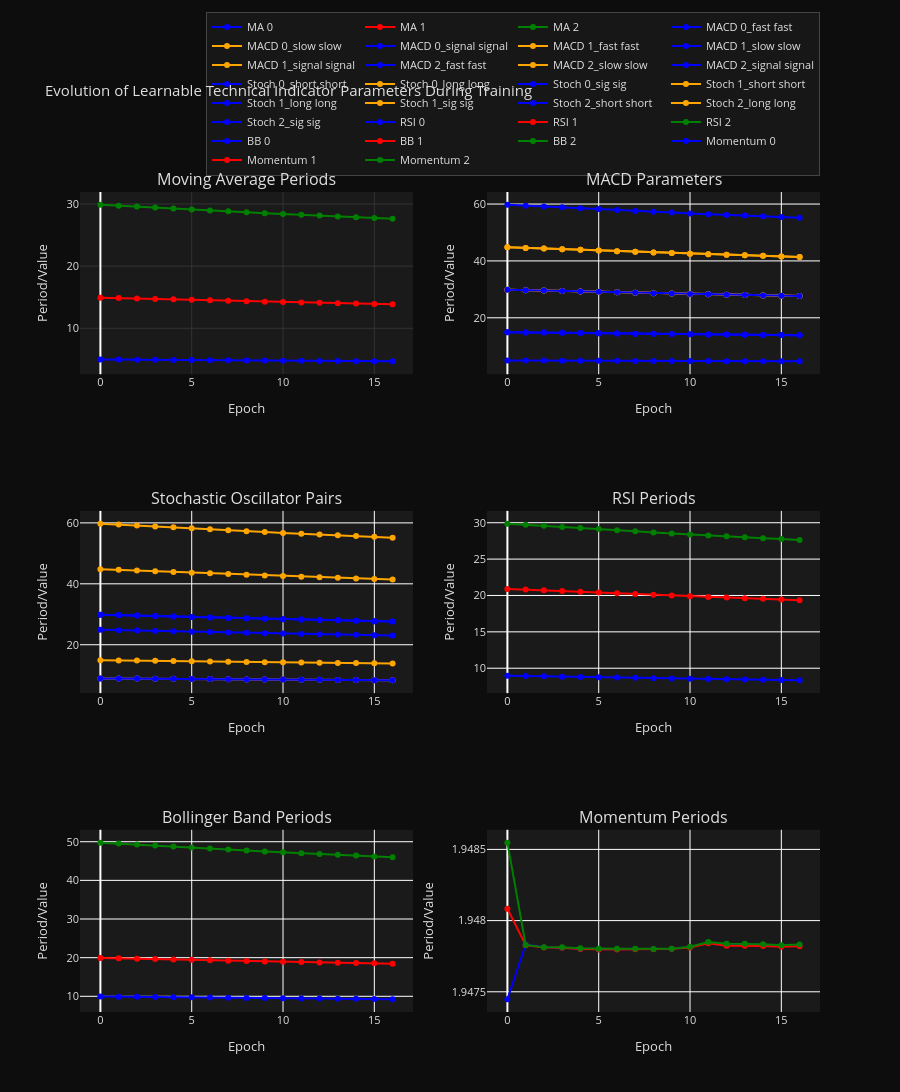

Notebook code for this chart:
### Markdown cell above
# ============================================================================
# INDICATOR PARAMETER EVOLUTION ANALYSIS DURING TRAINING
# ============================================================================
Analysis of how learnable technical indicator parameters change over training epochs.

### Code cell
import pandas as pd
import plotly.graph_objects as go
from plotly.subplots import make_subplots
import numpy as np

# Load indicator parameter history
indicator_df = pd.read_csv('indicator_params_history.csv')

# Extract parameter columns (exclude change_ columns for now)
param_cols = [col for col in indicator_df.columns if not col.startswith('change_') and
              not col.startswith('log_') and col not in ['epoch', 'timestamp']]

# Create subplots for different indicator groups
fig = make_subplots(
    rows=3, cols=2,
    subplot_titles=('Moving Average Periods', 'MACD Parameters',
                   'Stochastic Oscillator Pairs', 'RSI Periods',
                   'Bollinger Band Periods', 'Momentum Periods'),
    specs=[[{'secondary_y': False}, {'secondary_y': False}],
           [{'secondary_y': False}, {'secondary_y': False}],
           [{'secondary_y': False}, {'secondary_y': False}]]
)

# Colors for different parameters within each group
colors = ['blue', 'red', 'green', 'orange', 'purple', 'brown']

# Moving Averages
ma_cols = [col for col in param_cols if 'ma_period' in col]
for i, col in enumerate(ma_cols):
    fig.add_trace(
        go.Scatter(x=indicator_df['epoch'], y=indicator_df[col],
                  mode='lines+markers', name=f'MA {i}',
                  line=dict(color=colors[i % len(colors)]),
                  showlegend=True),
        row=1, col=1
    )

# MACD Parameters
macd_cols = [col for col in param_cols if 'macd' in col]
macd_groups = {}
for col in macd_cols:
    parts = col.split('_')
    group = f"{parts[1]}_{parts[2]}"  # e.g., '0_fast'
    if group not in macd_groups:
        macd_groups[group] = []
    macd_groups[group].append(col)

for i, (group, cols) in enumerate(macd_groups.items()):
    for j, col in enumerate(cols):
        param_type = col.split('_')[-1]  # fast, slow, signal
        fig.add_trace(
            go.Scatter(x=indicator_df['epoch'], y=indicator_df[col],
                      mode='lines+markers', name=f'MACD {group} {param_type}',
                      line=dict(color=colors[(i*3 + j) % len(colors)], dash='dash' if j==1 else 'solid'),
                      showlegend=True),
            row=1, col=2
        )

# Stochastic Pairs
pair_cols = [col for col in param_cols if 'pair' in col]
pair_groups = {}
for col in pair_cols:
    parts = col.split('_')
    group = f"{parts[1]}_{parts[2]}"  # e.g., '0_short'
    if group not in pair_groups:
        pair_groups[group] = []
    pair_groups[group].append(col)

for i, (group, cols) in enumerate(pair_groups.items()):
    for j, col in enumerate(cols):
        param_type = col.split('_')[-1]  # short, long, sig
        fig.add_trace(
            go.Scatter(x=indicator_df['epoch'], y=indicator_df[col],
                      mode='lines+markers', name=f'Stoch {group} {param_type}',
                      line=dict(color=colors[(i*3 + j) % len(colors)], dash='dot' if j==2 else 'solid'),
                      showlegend=True),
            row=2, col=1
        )

# RSI Periods
rsi_cols = [col for col in param_cols if 'rsi_period' in col]
for i, col in enumerate(rsi_cols):
    fig.add_trace(
        go.Scatter(x=indicator_df['epoch'], y=indicator_df[col],
                  mode='lines+markers', name=f'RSI {i}',
                  line=dict(color=colors[i % len(colors)]),
                  showlegend=True),
        row=2, col=2
    )

# Bollinger Bands
bb_cols = [col for col in param_cols if 'bb_period' in col]
for i, col in enumerate(bb_cols):
    fig.add_trace(
        go.Scatter(x=indicator_df['epoch'], y=indicator_df[col],
                  mode='lines+markers', name=f'BB {i}',
                  line=dict(color=colors[i % len(colors)]),
                  showlegend=True),
        row=3, col=1
    )

# Momentum
momentum_cols = [col for col in param_cols if 'momentum_period' in col]
for i, col in enumerate(momentum_cols):
    fig.add_trace(
        go.Scatter(x=indicator_df['epoch'], y=indicator_df[col],
                  mode='lines+markers', name=f'Momentum {i}',
                  line=dict(color=colors[i % len(colors)]),
                  showlegend=True),
        row=3, col=2
    )

# Update layout with dark theme
fig.update_layout(
    height=1200,
    title_text="Evolution of Learnable Technical Indicator Parameters During Training",
    title_font_color='#e0e0e0',
    showlegend=True,
    plot_bgcolor='#1a1a1a',
    paper_bgcolor='#0d0d0d',
    font=dict(color='#e0e0e0', size=11),
    xaxis_showgrid=True,
    xaxis_gridwidth=1,
    xaxis_gridcolor='#333333',
    yaxis_showgrid=True,
    yaxis_gridwidth=1,
    yaxis_gridcolor='#333333',
    legend=dict(
        orientation="h",
        yanchor="bottom",
        y=1.02,
        xanchor="right",
        x=1,
        bgcolor='rgba(26, 26, 26, 0.8)',
        bordercolor='#444444',
        borderwidth=1
    )
)

# Update x-axes
for i in range(1, 4):
    for j in range(1, 3):
        fig.update_xaxes(title_text="Epoch", row=i, col=j)

# Update y-axes
fig.update_yaxes(title_text="Period/Value", row=1, col=1)
fig.update_yaxes(title_text="Period/Value", row=1, col=2)
fig.update_yaxes(title_text="Period/Value", row=2, col=1)
fig.update_yaxes(title_text="Period/Value", row=2, col=2)
fig.update_yaxes(title_text="Period/Value", row=3, col=1)
fig.update_yaxes(title_text="Period/Value", row=3, col=2)

# Plotly display: prefer notebook mime rendering; fall back to browser if nbformat is unavailable
# try:
#     import nbformat  # noqa: F401
# except Exception:
#     import plotly.io as pio
#     pio.renderers.default = 'browser'
fig.show()

# Summary statistics
print("📊 INDICATOR PARAMETER EVOLUTION SUMMARY")
print("="*50)
print(f"Training epochs: {len(indicator_df)}")
print(f"Parameters tracked: {len(param_cols)}")

# Calculate parameter stability (coefficient of variation)
param_stats = indicator_df[param_cols].describe()
cv = (indicator_df[param_cols].std() / indicator_df[param_cols].mean()).abs()
cv_sorted = cv.sort_values(ascending=False)

print("\n🔄 Most Variable Parameters (Coefficient of Variation):")
for param, var in cv_sorted.head(10).items():
    final_val = indicator_df[param].iloc[-1]
    initial_val = indicator_df[param].iloc[0]
    change_pct = ((final_val - initial_val) / initial_val) * 100
    print(f"{param}: CV={var:.3f}, Change={change_pct:.1f}%")

print("\n📈 Parameter Ranges During Training:")
for param in param_cols[:10]:  # Show first 10
    min_val = indicator_df[param].min()
    max_val = indicator_df[param].max()
    range_val = max_val - min_val
    print(f"{param}: Range={range_val:.3f} (Min={min_val:.3f}, Max={max_val:.3f})")

# Correlation with loss
loss_cols = [col for col in indicator_df.columns if col.startswith('log_val_')]
if loss_cols:
    correlations = {}
    for param in param_cols:
        corr_with_loss = indicator_df[param].corr(indicator_df[loss_cols[0]])
        correlations[param] = abs(corr_with_loss)

    corr_sorted = sorted(correlations.items(), key=lambda x: x[1], reverse=True)
    print("\n🔗 Parameters Most Correlated with Validation Loss:")
    for param, corr in corr_sorted[:10]:
        print(f"{param}: |Corr|={corr:.3f}")

### Figure 1 — Plotly figure (JSON) as saved in the notebook; plotly's stock layout.template omitted (floating-point values rounded to 4 significant figures)
{"data": [{"line": {"color": "blue"}, "mode": "lines+markers", "name": "MA 0", "showlegend": true, "type": "scatter", "x": [0, 1, 2, 3, 4, 5, 6, 7, 8, 9, 10, 11, 12, 13, 14, 15, 16], "xaxis": "x", "y": [4.981, 4.962, 4.942, 4.922, 4.901, 4.879, 4.859, 4.838, 4.817, 4.797, 4.778, 4.761, 4.744, 4.727, 4.711, 4.693, 4.676], "yaxis": "y"}, {"line": {"color": "red"}, "mode": "lines+markers", "name": "MA 1", "showlegend": true, "type": "scatter", "x": [0, 1, 2, 3, 4, 5, 6, 7, 8, 9, 10, 11, 12, 13, 14, 15, 16], "xaxis": "x", "y": [14.93, 14.87, 14.8, 14.73, 14.65, 14.58, 14.5, 14.43, 14.36, 14.29, 14.22, 14.16, 14.1, 14.04, 13.98, 13.91, 13.85], "yaxis": "y"}, {"line": {"color": "green"}, "mode": "lines+markers", "name": "MA 2", "showlegend": true, "type": "scatter", "x": [0, 1, 2, 3, 4, 5, 6, 7, 8, 9, 10, 11, 12, 13, 14, 15, 16], "xaxis": "x", "y": [29.86, 29.73, 29.58, 29.43, 29.28, 29.12, 28.97, 28.82, 28.67, 28.52, 28.38, 28.26, 28.13, 28.0, 27.88, 27.75, 27.62], "yaxis": "y"}, {"line": {"color": "blue", "dash": "solid"}, "mode": "lines+markers", "name": "MACD 0_fast fast", "showlegend": true, "type": "scatter", "x": [0, 1, 2, 3, 4, 5, 6, 7, 8, 9, 10, 11, 12, 13, 14, 15, 16], "xaxis": "x2", "y": [14.93, 14.87, 14.8, 14.73, 14.65, 14.58, 14.5, 14.43, 14.36, 14.29, 14.22, 14.16, 14.1, 14.04, 13.98, 13.91, 13.85], "yaxis": "y2"}, {"line": {"color": "orange", "dash": "solid"}, "mode": "lines+markers", "name": "MACD 0_slow slow", "showlegend": true, "type": "scatter", "x": [0, 1, 2, 3, 4, 5, 6, 7, 8, 9, 10, 11, 12, 13, 14, 15, 16], "xaxis": "x2", "y": [29.86, 29.73, 29.58, 29.43, 29.28, 29.12, 28.97, 28.82, 28.67, 28.52, 28.38, 28.26, 28.13, 28.0, 27.88, 27.75, 27.62], "yaxis": "y2"}, {"line": {"color": "blue", "dash": "solid"}, "mode": "lines+markers", "name": "MACD 0_signal signal", "showlegend": true, "type": "scatter", "x": [0, 1, 2, 3, 4, 5, 6, 7, 8, 9, 10, 11, 12, 13, 14, 15, 16], "xaxis": "x2", "y": [4.981, 4.962, 4.942, 4.922, 4.901, 4.879, 4.859, 4.838, 4.817, 4.797, 4.778, 4.761, 4.744, 4.727, 4.711, 4.693, 4.676], "yaxis": "y2"}, {"line": {"color": "orange", "dash": "solid"}, "mode": "lines+markers", "name": "MACD 1_fast fast", "showlegend": true, "type": "scatter", "x": [0, 1, 2, 3, 4, 5, 6, 7, 8, 9, 10, 11, 12, 13, 14, 15, 16], "xaxis": "x2", "y": [44.79, 44.58, 44.36, 44.14, 43.9, 43.67, 43.44, 43.21, 42.98, 42.76, 42.54, 42.35, 42.16, 41.97, 41.78, 41.58, 41.39], "yaxis": "y2"}, {"line": {"color": "blue", "dash": "solid"}, "mode": "lines+markers", "name": "MACD 1_slow slow", "showlegend": true, "type": "scatter", "x": [0, 1, 2, 3, 4, 5, 6, 7, 8, 9, 10, 11, 12, 13, 14, 15, 16], "xaxis": "x2", "y": [59.72, 59.44, 59.14, 58.84, 58.53, 58.22, 57.91, 57.6, 57.29, 56.99, 56.7, 56.45, 56.19, 55.93, 55.68, 55.41, 55.15], "yaxis": "y2"}, {"line": {"color": "orange", "dash": "solid"}, "mode": "lines+markers", "name": "MACD 1_signal signal", "showlegend": true, "type": "scatter", "x": [0, 1, 2, 3, 4, 5, 6, 7, 8, 9, 10, 11, 12, 13, 14, 15, 16], "xaxis": "x2", "y": [29.86, 29.73, 29.58, 29.43, 29.28, 29.12, 28.97, 28.82, 28.67, 28.52, 28.38, 28.26, 28.13, 28.0, 27.88, 27.75, 27.62], "yaxis": "y2"}, {"line": {"color": "blue", "dash": "solid"}, "mode": "lines+markers", "name": "MACD 2_fast fast", "showlegend": true, "type": "scatter", "x": [0, 1, 2, 3, 4, 5, 6, 7, 8, 9, 10, 11, 12, 13, 14, 15, 16], "xaxis": "x2", "y": [29.86, 29.73, 29.58, 29.43, 29.28, 29.12, 28.97, 28.82, 28.67, 28.52, 28.38, 28.26, 28.13, 28.0, 27.88, 27.75, 27.62], "yaxis": "y2"}, {"line": {"color": "orange", "dash": "solid"}, "mode": "lines+markers", "name": "MACD 2_slow slow", "showlegend": true, "type": "scatter", "x": [0, 1, 2, 3, 4, 5, 6, 7, 8, 9, 10, 11, 12, 13, 14, 15, 16], "xaxis": "x2", "y": [44.79, 44.58, 44.36, 44.14, 43.9, 43.67, 43.44, 43.21, 42.98, 42.76, 42.54, 42.35, 42.16, 41.97, 41.78, 41.58, 41.39], "yaxis": "y2"}, {"line": {"color": "blue", "dash": "solid"}, "mode": "lines+markers", "name": "MACD 2_signal signal", "showlegend": true, "type": "scatter", "x": [0, 1, 2, 3, 4, 5, 6, 7, 8, 9, 10, 11, 12, 13, 14, 15, 16], "xaxis": "x2", "y": [14.93, 14.87, 14.8, 14.73, 14.65, 14.58, 14.5, 14.43, 14.36, 14.29, 14.22, 14.16, 14.1, 14.04, 13.98, 13.91, 13.85], "yaxis": "y2"}, {"line": {"color": "blue", "dash": "solid"}, "mode": "lines+markers", "name": "Stoch 0_short short", "showlegend": true, "type": "scatter", "x": [0, 1, 2, 3, 4, 5, 6, 7, 8, 9, 10, 11, 12, 13, 14, 15, 16], "xaxis": "x3", "y": [29.86, 29.73, 29.58, 29.43, 29.28, 29.12, 28.97, 28.82, 28.67, 28.52, 28.38, 28.26, 28.13, 28.0, 27.88, 27.75, 27.62], "yaxis": "y3"}, {"line": {"color": "orange", "dash": "solid"}, "mode": "lines+markers", "name": "Stoch 0_long long", "showlegend": true, "type": "scatter", "x": [0, 1, 2, 3, 4, 5, 6, 7, 8, 9, 10, 11, 12, 13, 14, 15, 16], "xaxis": "x3", "y": [59.72, 59.44, 59.14, 58.84, 58.53, 58.22, 57.91, 57.6, 57.29, 56.99, 56.7, 56.45, 56.19, 55.93, 55.68, 55.41, 55.15], "yaxis": "y3"}, {"line": {"color": "blue", "dash": "solid"}, "mode": "lines+markers", "name": "Stoch 0_sig sig", "showlegend": true, "type": "scatter", "x": [0, 1, 2, 3, 4, 5, 6, 7, 8, 9, 10, 11, 12, 13, 14, 15, 16], "xaxis": "x3", "y": [8.961, 8.924, 8.884, 8.843, 8.801, 8.759, 8.716, 8.675, 8.633, 8.593, 8.554, 8.52, 8.486, 8.451, 8.417, 8.381, 8.346], "yaxis": "y3"}, {"line": {"color": "orange", "dash": "solid"}, "mode": "lines+markers", "name": "Stoch 1_short short", "showlegend": true, "type": "scatter", "x": [0, 1, 2, 3, 4, 5, 6, 7, 8, 9, 10, 11, 12, 13, 14, 15, 16], "xaxis": "x3", "y": [14.93, 14.87, 14.8, 14.73, 14.65, 14.58, 14.5, 14.43, 14.36, 14.29, 14.22, 14.16, 14.1, 14.04, 13.98, 13.91, 13.85], "yaxis": "y3"}, {"line": {"color": "blue", "dash": "solid"}, "mode": "lines+markers", "name": "Stoch 1_long long", "showlegend": true, "type": "scatter", "x": [0, 1, 2, 3, 4, 5, 6, 7, 8, 9, 10, 11, 12, 13, 14, 15, 16], "xaxis": "x3", "y": [29.86, 29.73, 29.58, 29.43, 29.28, 29.12, 28.97, 28.82, 28.67, 28.52, 28.38, 28.26, 28.13, 28.0, 27.88, 27.75, 27.62], "yaxis": "y3"}, {"line": {"color": "orange", "dash": "solid"}, "mode": "lines+markers", "name": "Stoch 1_sig sig", "showlegend": true, "type": "scatter", "x": [0, 1, 2, 3, 4, 5, 6, 7, 8, 9, 10, 11, 12, 13, 14, 15, 16], "xaxis": "x3", "y": [8.961, 8.924, 8.884, 8.843, 8.801, 8.759, 8.716, 8.675, 8.633, 8.593, 8.554, 8.52, 8.486, 8.451, 8.417, 8.381, 8.346], "yaxis": "y3"}, {"line": {"color": "blue", "dash": "solid"}, "mode": "lines+markers", "name": "Stoch 2_short short", "showlegend": true, "type": "scatter", "x": [0, 1, 2, 3, 4, 5, 6, 7, 8, 9, 10, 11, 12, 13, 14, 15, 16], "xaxis": "x3", "y": [24.88, 24.77, 24.65, 24.53, 24.4, 24.28, 24.15, 24.02, 23.9, 23.78, 23.66, 23.56, 23.45, 23.35, 23.24, 23.14, 23.03], "yaxis": "y3"}, {"line": {"color": "orange", "dash": "solid"}, "mode": "lines+markers", "name": "Stoch 2_long long", "showlegend": true, "type": "scatter", "x": [0, 1, 2, 3, 4, 5, 6, 7, 8, 9, 10, 11, 12, 13, 14, 15, 16], "xaxis": "x3", "y": [44.79, 44.58, 44.36, 44.14, 43.9, 43.67, 43.44, 43.21, 42.98, 42.76, 42.54, 42.35, 42.16, 41.97, 41.78, 41.58, 41.39], "yaxis": "y3"}, {"line": {"color": "blue", "dash": "solid"}, "mode": "lines+markers", "name": "Stoch 2_sig sig", "showlegend": true, "type": "scatter", "x": [0, 1, 2, 3, 4, 5, 6, 7, 8, 9, 10, 11, 12, 13, 14, 15, 16], "xaxis": "x3", "y": [8.961, 8.924, 8.884, 8.843, 8.801, 8.759, 8.716, 8.675, 8.633, 8.593, 8.554, 8.52, 8.486, 8.451, 8.417, 8.381, 8.346], "yaxis": "y3"}, {"line": {"color": "blue"}, "mode": "lines+markers", "name": "RSI 0", "showlegend": true, "type": "scatter", "x": [0, 1, 2, 3, 4, 5, 6, 7, 8, 9, 10, 11, 12, 13, 14, 15, 16], "xaxis": "x4", "y": [8.962, 8.925, 8.884, 8.843, 8.801, 8.759, 8.717, 8.675, 8.634, 8.594, 8.555, 8.521, 8.487, 8.452, 8.417, 8.381, 8.345], "yaxis": "y4"}, {"line": {"color": "red"}, "mode": "lines+markers", "name": "RSI 1", "showlegend": true, "type": "scatter", "x": [0, 1, 2, 3, 4, 5, 6, 7, 8, 9, 10, 11, 12, 13, 14, 15, 16], "xaxis": "x4", "y": [20.9, 20.81, 20.71, 20.61, 20.5, 20.4, 20.29, 20.19, 20.08, 19.98, 19.88, 19.8, 19.71, 19.62, 19.54, 19.45, 19.36], "yaxis": "y4"}, {"line": {"color": "green"}, "mode": "lines+markers", "name": "RSI 2", "showlegend": true, "type": "scatter", "x": [0, 1, 2, 3, 4, 5, 6, 7, 8, 9, 10, 11, 12, 13, 14, 15, 16], "xaxis": "x4", "y": [29.86, 29.73, 29.58, 29.43, 29.28, 29.12, 28.97, 28.82, 28.67, 28.52, 28.38, 28.26, 28.13, 28.0, 27.88, 27.75, 27.62], "yaxis": "y4"}, {"line": {"color": "blue"}, "mode": "lines+markers", "name": "BB 0", "showlegend": true, "type": "scatter", "x": [0, 1, 2, 3, 4, 5, 6, 7, 8, 9, 10, 11, 12, 13, 14, 15, 16], "xaxis": "x5", "y": [9.957, 9.915, 9.869, 9.823, 9.776, 9.728, 9.681, 9.634, 9.588, 9.542, 9.499, 9.46, 9.421, 9.382, 9.343, 9.303, 9.264], "yaxis": "y5"}, {"line": {"color": "red"}, "mode": "lines+markers", "name": "BB 1", "showlegend": true, "type": "scatter", "x": [0, 1, 2, 3, 4, 5, 6, 7, 8, 9, 10, 11, 12, 13, 14, 15, 16], "xaxis": "x5", "y": [19.91, 19.82, 19.72, 19.63, 19.53, 19.43, 19.33, 19.23, 19.13, 19.03, 18.94, 18.86, 18.78, 18.69, 18.61, 18.53, 18.44], "yaxis": "y5"}, {"line": {"color": "green"}, "mode": "lines+markers", "name": "BB 2", "showlegend": true, "type": "scatter", "x": [0, 1, 2, 3, 4, 5, 6, 7, 8, 9, 10, 11, 12, 13, 14, 15, 16], "xaxis": "x5", "y": [49.76, 49.54, 49.29, 49.04, 48.78, 48.52, 48.26, 48.0, 47.75, 47.5, 47.26, 47.05, 46.84, 46.62, 46.41, 46.19, 45.98], "yaxis": "y5"}, {"line": {"color": "blue"}, "mode": "lines+markers", "name": "Momentum 0", "showlegend": true, "type": "scatter", "x": [0, 1, 2, 3, 4, 5, 6, 7, 8, 9, 10, 11, 12, 13, 14, 15, 16], "xaxis": "x6", "y": [1.947, 1.948, 1.948, 1.948, 1.948, 1.948, 1.948, 1.948, 1.948, 1.948, 1.948, 1.948, 1.948, 1.948, 1.948, 1.948, 1.948], "yaxis": "y6"}, {"line": {"color": "red"}, "mode": "lines+markers", "name": "Momentum 1", "showlegend": true, "type": "scatter", "x": [0, 1, 2, 3, 4, 5, 6, 7, 8, 9, 10, 11, 12, 13, 14, 15, 16], "xaxis": "x6", "y": [1.948, 1.948, 1.948, 1.948, 1.948, 1.948, 1.948, 1.948, 1.948, 1.948, 1.948, 1.948, 1.948, 1.948, 1.948, 1.948, 1.948], "yaxis": "y6"}, {"line": {"color": "green"}, "mode": "lines+markers", "name": "Momentum 2", "showlegend": true, "type": "scatter", "x": [0, 1, 2, 3, 4, 5, 6, 7, 8, 9, 10, 11, 12, 13, 14, 15, 16], "xaxis": "x6", "y": [1.949, 1.948, 1.948, 1.948, 1.948, 1.948, 1.948, 1.948, 1.948, 1.948, 1.948, 1.948, 1.948, 1.948, 1.948, 1.948, 1.948], "yaxis": "y6"}], "layout": {"annotations": [{"font": {"size": 16}, "showarrow": false, "text": "Moving Average Periods", "x": 0.225, "xanchor": "center", "xref": "paper", "y": 1, "yanchor": "bottom", "yref": "paper"}, {"font": {"size": 16}, "showarrow": false, "text": "MACD Parameters", "x": 0.775, "xanchor": "center", "xref": "paper", "y": 1, "yanchor": "bottom", "yref": "paper"}, {"font": {"size": 16}, "showarrow": false, "text": "Stochastic Oscillator Pairs", "x": 0.225, "xanchor": "center", "xref": "paper", "y": 0.6111, "yanchor": "bottom", "yref": "paper"}, {"font": {"size": 16}, "showarrow": false, "text": "RSI Periods", "x": 0.775, "xanchor": "center", "xref": "paper", "y": 0.6111, "yanchor": "bottom", "yref": "paper"}, {"font": {"size": 16}, "showarrow": false, "text": "Bollinger Band Periods", "x": 0.225, "xanchor": "center", "xref": "paper", "y": 0.2222, "yanchor": "bottom", "yref": "paper"}, {"font": {"size": 16}, "showarrow": false, "text": "Momentum Periods", "x": 0.775, "xanchor": "center", "xref": "paper", "y": 0.2222, "yanchor": "bottom", "yref": "paper"}], "font": {"color": "#e0e0e0", "size": 11}, "height": 1200, "legend": {"bgcolor": "rgba(26, 26, 26, 0.8)", "bordercolor": "#444444", "borderwidth": 1, "orientation": "h", "x": 1, "xanchor": "right", "y": 1.02, "yanchor": "bottom"}, "paper_bgcolor": "#0d0d0d", "plot_bgcolor": "#1a1a1a", "showlegend": true, "title": {"font": {"color": "#e0e0e0"}, "text": "Evolution of Learnable Technical Indicator Parameters During Training"}, "xaxis": {"anchor": "y", "domain": [0, 0.45], "gridcolor": "#333333", "gridwidth": 1, "showgrid": true, "title": {"text": "Epoch"}}, "xaxis2": {"anchor": "y2", "domain": [0.55, 1], "title": {"text": "Epoch"}}, "xaxis3": {"anchor": "y3", "domain": [0, 0.45], "title": {"text": "Epoch"}}, "xaxis4": {"anchor": "y4", "domain": [0.55, 1], "title": {"text": "Epoch"}}, "xaxis5": {"anchor": "y5", "domain": [0, 0.45], "title": {"text": "Epoch"}}, "xaxis6": {"anchor": "y6", "domain": [0.55, 1], "title": {"text": "Epoch"}}, "yaxis": {"anchor": "x", "domain": [0.7778, 1], "gridcolor": "#333333", "gridwidth": 1, "showgrid": true, "title": {"text": "Period/Value"}}, "yaxis2": {"anchor": "x2", "domain": [0.7778, 1], "title": {"text": "Period/Value"}}, "yaxis3": {"anchor": "x3", "domain": [0.3889, 0.6111], "title": {"text": "Period/Value"}}, "yaxis4": {"anchor": "x4", "domain": [0.3889, 0.6111], "title": {"text": "Period/Value"}}, "yaxis5": {"anchor": "x5", "domain": [0, 0.2222], "title": {"text": "Period/Value"}}, "yaxis6": {"anchor": "x6", "domain": [0, 0.2222], "title": {"text": "Period/Value"}}}}
